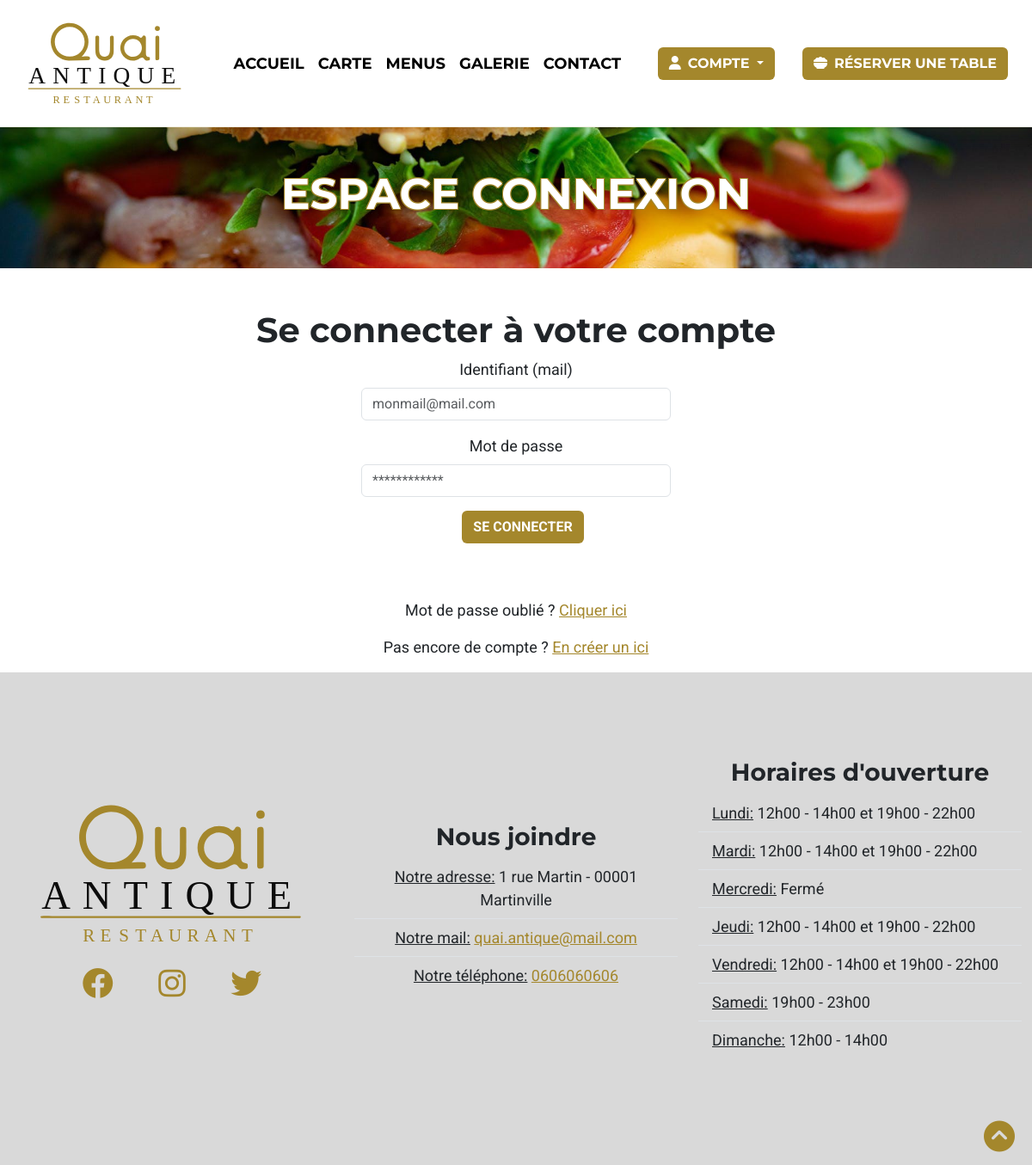
Page /Espaceconnexion.php on the committed database.
### tables this page shows
CREATE TABLE website_setting
(
  setting_id INT(3) NOT NULL AUTO_INCREMENT PRIMARY KEY,
  setting_restaurant_name VARCHAR(255) NOT NULL,
  setting_restaurant_mail VARCHAR(255) NOT NULL,
  setting_restaurant_phone VARCHAR(255) NOT NULL,
  setting_restaurant_address VARCHAR(255) NOT NULL,
  setting_restaurant_monday_hours VARCHAR(255) NOT NULL,
  setting_restaurant_tuesday_hours VARCHAR(255) NOT NULL,
  setting_restaurant_wednesday_hours VARCHAR(255) NOT NULL,
  setting_restaurant_thursday_hours VARCHAR(255) NOT NULL,
  setting_restaurant_friday_hours VARCHAR(255) NOT NULL,
  setting_restaurant_saturday_hours VARCHAR(255) NOT NULL,
  setting_restaurant_sunday_hours VARCHAR(255) NOT NULL,
  setting_restaurant_nbcustomers INT(3) NOT NULL
);

### Espaceconnexion.php (called while the page is built, shortened)
<?php
include('./Database/connexion.php');
include('./Conf/Template/Website-head-html.php');
include('./Conf/Template/Website-navbar.php');
include('./Page/Espaceconnexion-content.php');
include('./Conf/Template/Website-footer-html.php');
include('./Conf/Template/Website-end-html.php');

### Conf/Template/Website-footer-html.php (the view, shortened to what this page needs)
<?php
$statement_website_setting = $pdo->prepare("SELECT * FROM website_setting");
$statement_website_setting->execute();
$website_setting_footer = $statement_website_setting->fetch();
?>
</main>
<section class="widget_section" style="background-color: #D9D9D9;padding: 100px 0;" id="sectioncontact">
  <footer>
    <div class="container-fluid">
      <div class="row d-flex justify-content-around align-items-center">
        <div class="col-lg-4 col-md-6 mb-4 text-center">
          <img src="./Picture/Logo.svg" alt="Logo Quai Antique" class="logo-footer mb-4">
          <ul class="list-inline">
            <li class="list-inline-item mx-4"><a href="#" data-bs-toggle="tooltip" data-bs-placement="bottom" data-bs-title="Facebook"><i class="fa-brands fa-facebook fa-2x"></i></a></li>
            <li class="list-inline-item mx-4"><a href="#" data-bs-toggle="tooltip" data-bs-placement="bottom" data-bs-title="Instagram"><i class="fa-brands fa-instagram fa-2x"></i></a></li>
            <li class="list-inline-item mx-4"><a href="#" data-bs-toggle="tooltip" data-bs-placement="bottom" data-bs-title="Twitter"><i class="fa-brands fa-twitter fa-2x"></i></a></li>
          </ul>
        </div>
        <div class="col-lg-4 col-md-6 mb-4 text-center">
          <h3 style="font-family: Montserrat, sans-serif; font-weight: bold;">Nous joindre</h3>
          <ul class="list-group list-group-flush">
            <li class="list-group-item" style="background:rgba(0,0,0,0);">
              <span class="underline-text">Notre adresse:</span>
              <?php echo $website_setting_footer['setting_restaurant_address']; ?>
            </li>
            <li class="list-group-item" style="background:rgba(0,0,0,0);">
              <span class="underline-text">Notre mail:</span>
              <a class="custom-link" href="mailto:<?php echo $website_setting_footer['setting_restaurant_mail']; ?>">
                <?php echo $website_setting_footer['setting_restaurant_mail']; ?>
              </a>
            </li>
            <li class="list-group-item" style="background:rgba(0,0,0,0);">
              <span class="underline-text">Notre téléphone:</span>
              <a class="custom-link" href="tel:<?php echo $website_setting_footer['setting_restaurant_phone']; ?>">
                <?php echo $website_setting_footer['setting_restaurant_phone']; ?>
              </a>
            </li>
          </ul>
        </div>
        <div class="col-lg-4 col-md-6 mb-4">
          <h3 style="font-family: Montserrat, sans-serif; font-weight: bold;" class="text-center">Horaires d'ouverture
          </h3>
          <ul class="list-group list-group-flush text-sm-center text-lg-start">
            <li class="list-group-item" style="background:rgba(0,0,0,0);"><span class="underline-text">Lundi:</span>
              <?php echo $website_setting_footer['setting_restaurant_monday_hours']; ?></li>
            <li class="list-group-item" style="background:rgba(0,0,0,0);"><span class="underline-text">Mardi:</span>
              <?php echo $website_setting_footer['setting_restaurant_tuesday_hours']; ?></li>
            <li class="list-group-item" style="background:rgba(0,0,0,0);"><span class="underline-text">Mercredi:</span>
              <?php echo $website_setting_footer['setting_restaurant_wednesday_hours']; ?></li>
            <li class="list-group-item" style="background:rgba(0,0,0,0);"><span class="underline-text">Jeudi:</span>
              <?php echo $website_setting_footer['setting_restaurant_thursday_hours']; ?></li>
            <li class="list-group-item" style="background:rgba(0,0,0,0);"><span class="underline-text">Vendredi:</span>
              <?php echo $website_setting_footer['setting_restaurant_friday_hours']; ?></li>
            <li class="list-group-item" style="background:rgba(0,0,0,0);"><span class="underline-text">Samedi:</span>
              <?php echo $website_setting_footer['setting_restaurant_saturday_hours']; ?></li>
            <li class="list-group-item" style="background:rgba(0,0,0,0);"><span class="underline-text">Dimanche:</span>
              <?php echo $website_setting_footer['setting_restaurant_sunday_hours']; ?></li>
          </ul>
        </div>
      </div>
    </div>
  </footer>
</section>

### Design/CSS/website.css (style rules this page uses)
:root { -webkit-box-sizing: border-box; box-sizing: border-box; }
body { font-family: Roboto, sans-serif; overflow-x: hidden; scroll-behavior: smooth; font-size: 18px; }
h1, h2, h3, h4, h5, h6 { font-family: Montserrat, sans-serif; font-weight: bold; }
.list-inline > .list-inline-item > a > i { color: #a4872c; }
.list-group > .list-group-item > a { color: #a4872c; }
.underline-text { text-decoration: underline; }
.logo-footer { max-height: 300px; width: auto; }

### rows in the picture
website_setting: setting_restaurant_address "1 rue Martin - 00001 Martinville", setting_restaurant_mail "quai.antique@mail.com", setting_restaurant_phone "0606060606", setting_restaurant_monday_hours "12h00 - 14h00 et 19h00 - 22h00", setting_restaurant_tuesday_hours "12h00 - 14h00 et 19h00 - 22h00", setting_restaurant_wednesday_hours "Fermé", setting_restaurant_thursday_hours "12h00 - 14h00 et 19h00 - 22h00", setting_restaurant_friday_hours "12h00 - 14h00 et 19h00 - 22h00", setting_restaurant_saturday_hours "19h00 - 23h00", setting_restaurant_sunday_hours "12h00 - 14h00"
